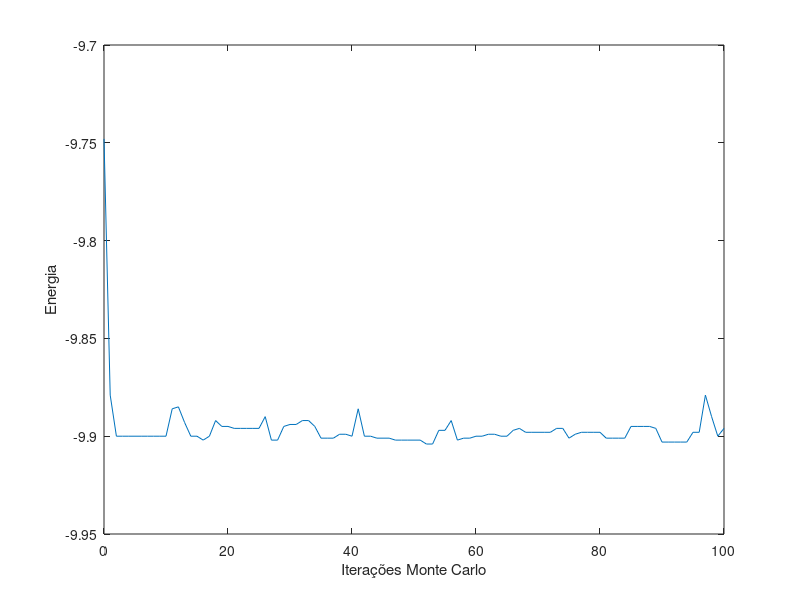

Write the MATLAB code that produced this figure.


%% sec1
close
clear


%% sec2
load res.txt
plot(res(:,1),res(:,2))
xlabel("Iterações Monte Carlo")
ylabel("Energia")